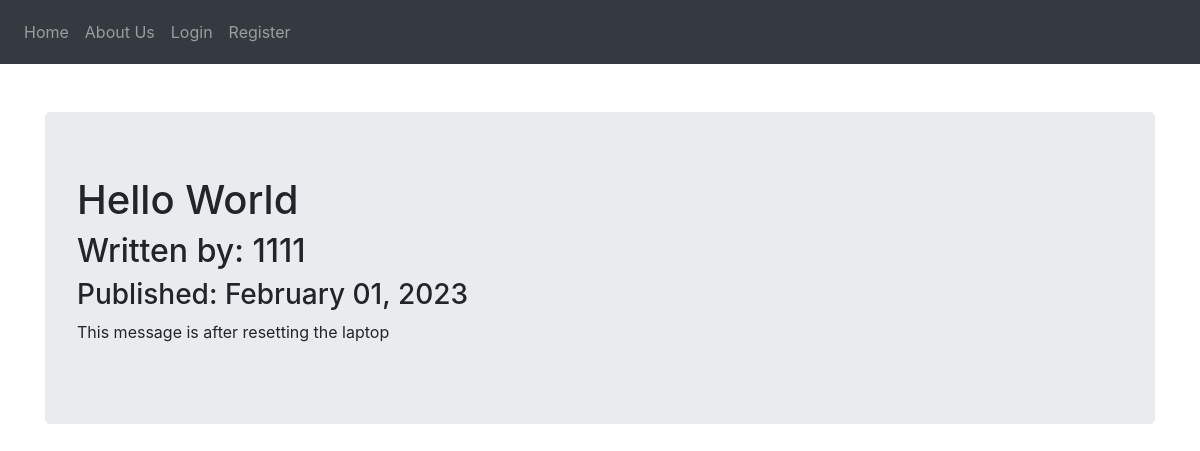
/15, run on the app's committed database.
### puppycompanyblog/models.py (models this page shows, shortened)
class BlogPost(db.Model):
    users = db.relationship(User)
    id = db.Column(db.Integer, primary_key=True)
    user_id = db.Column(db.Integer, db.ForeignKey('users.id'), nullable=False)
    date = db.Column(db.DateTime, nullable=False, default=datetime.utcnow)
    title = db.Column(db.String(140), nullable=False)
    text = db.Column(db.Text, nullable=False)

class User(db.Model, UserMixin):
    __tablename__ = 'users'
    id = db.Column(db.Integer, primary_key = True)
    profile_image = db.Column(db.String(20), nullable=False, default='default_profile.png')
    email = db.Column(db.String(64), unique=True, index=True)
    username = db.Column(db.String(64), unique=True, index=True)
    password_hash = db.Column(db.String(128))
    posts = db.relationship('BlogPost', backref='author', lazy=True)

### puppycompanyblog/users/views.py (the view)
@users.route("/<username>")
def user_posts(username):
    page = request.args.get('page', 1, type=int)
    user = User.query.filter_by(username=username).first_or_404()
    blog_posts = BlogPost.query.filter_by(author=user).order_by(BlogPost.date.desc()).paginate(page=page, per_page=5)
    return render_template('user_blog_posts.html', blog_posts=blog_posts, user=user)

### puppycompanyblog/blog_posts/views.py (called while the page is built)
@blog_posts.route('/<int:blog_post_id>')
def blog_post(blog_post_id):
    blog_post = BlogPost.query.get_or_404(blog_post_id)
    return render_template('blog_post.html',title=blog_post.title,
                            date=blog_post.date,post=blog_post
    )

### puppycompanyblog/templates/blog_post.html (shortened to what this page needs)
{% extends "base.html" %}
{% block content %}
<br><br>
<div class="jumbotron">
  <h1>{{ post.title }}</h1>
  <h2>Written by: {{post.author.username}}</h2>
  <h3>Published: {{ post.date.strftime('%B %d, %Y') }}</h3>
  <p>{{post.text}}</p>
</div>
{% endblock content %}

### data on the page
BlogPost: title "Hello World", date "February 01, 2023", text "This message is after resetting the laptop"
User: author.username "1111"
